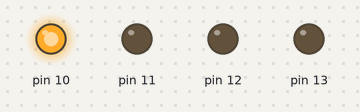
This sketch was run on a simulated Arduino Uno, built with avr-gcc and run on an emulated ATmega328P. Shown: output pins drawn as LEDs (lit = HIGH).

Above: at 0.12 s.
At 0.62 s:
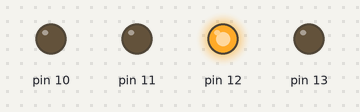
At 0.87 s:
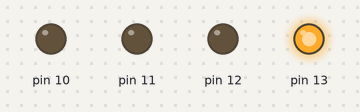
At 1.62 s:
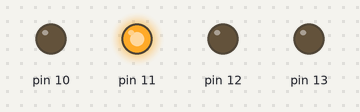
At 2.37 s:
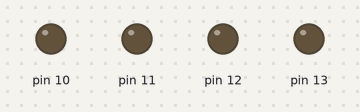
Timing chart, 0 to 3.0 s (numbered marks = the images above):
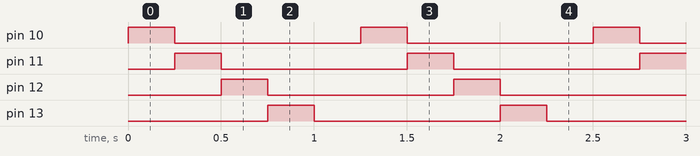

The sketch:

4_leds_blinking_for_loop.ino
```cpp
const int blink_delay = 250;

void setup () {
pinMode (13, OUTPUT);
pinMode (12, OUTPUT);
pinMode (11, OUTPUT);
pinMode (10, OUTPUT);
}

void loop () {
for(int i = 10; i <= 13+1; i+=1) {
  digitalWrite (i, HIGH);
  delay (blink_delay);
  digitalWrite (i, LOW);
}
}
```

Measured:
- by itself, pin 10–13: alternates HIGH for 0.25 s and LOW for 1.0 s
- by itself, everything shown: repeats every 1.3 s, in 5 steps
